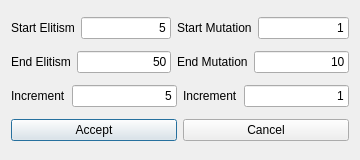
<?xml version="1.0" encoding="UTF-8"?>
<ui version="4.0">
 <class>GeneticTestDialog</class>
 <widget class="QDialog" name="GeneticTestDialog">
  <property name="geometry">
   <rect>
    <x>0</x>
    <y>0</y>
    <width>360</width>
    <height>160</height>
   </rect>
  </property>
  <property name="windowTitle">
   <string>RLP - Test Genetic Algorithm</string>
  </property>
  <layout class="QVBoxLayout" name="verticalLayout">
   <item>
    <layout class="QHBoxLayout" name="horizontalLayout">
     <item>
      <widget class="QLabel" name="label">
       <property name="text">
        <string>Start Elitism</string>
       </property>
      </widget>
     </item>
     <item>
      <widget class="QLineEdit" name="lineEditStartElitism">
       <property name="text">
        <string>5</string>
       </property>
       <property name="alignment">
        <set>Qt::AlignRight|Qt::AlignTrailing|Qt::AlignVCenter</set>
       </property>
      </widget>
     </item>
     <item>
      <widget class="QLabel" name="label_4">
       <property name="text">
        <string>Start Mutation</string>
       </property>
      </widget>
     </item>
     <item>
      <widget class="QLineEdit" name="lineEditStartMutation">
       <property name="text">
        <string>1</string>
       </property>
       <property name="alignment">
        <set>Qt::AlignRight|Qt::AlignTrailing|Qt::AlignVCenter</set>
       </property>
      </widget>
     </item>
    </layout>
   </item>
   <item>
    <layout class="QHBoxLayout" name="horizontalLayout_2">
     <item>
      <widget class="QLabel" name="label_2">
       <property name="text">
        <string>End Elitism</string>
       </property>
      </widget>
     </item>
     <item>
      <widget class="QLineEdit" name="lineEditEndElitism">
       <property name="text">
        <string>50</string>
       </property>
       <property name="alignment">
        <set>Qt::AlignRight|Qt::AlignTrailing|Qt::AlignVCenter</set>
       </property>
      </widget>
     </item>
     <item>
      <widget class="QLabel" name="label_5">
       <property name="text">
        <string>End Mutation</string>
       </property>
      </widget>
     </item>
     <item>
      <widget class="QLineEdit" name="lineEditEndMutation">
       <property name="text">
        <string>10</string>
       </property>
       <property name="alignment">
        <set>Qt::AlignRight|Qt::AlignTrailing|Qt::AlignVCenter</set>
       </property>
      </widget>
     </item>
    </layout>
   </item>
   <item>
    <layout class="QHBoxLayout" name="horizontalLayout_3">
     <item>
      <widget class="QLabel" name="label_3">
       <property name="text">
        <string>Increment</string>
       </property>
      </widget>
     </item>
     <item>
      <widget class="QLineEdit" name="lineEditIncrementElitism">
       <property name="text">
        <string>5</string>
       </property>
       <property name="alignment">
        <set>Qt::AlignRight|Qt::AlignTrailing|Qt::AlignVCenter</set>
       </property>
      </widget>
     </item>
     <item>
      <widget class="QLabel" name="label_6">
       <property name="text">
        <string>Increment</string>
       </property>
      </widget>
     </item>
     <item>
      <widget class="QLineEdit" name="lineEditIncrementMutation">
       <property name="text">
        <string>1</string>
       </property>
       <property name="alignment">
        <set>Qt::AlignRight|Qt::AlignTrailing|Qt::AlignVCenter</set>
       </property>
      </widget>
     </item>
    </layout>
   </item>
   <item>
    <layout class="QHBoxLayout" name="horizontalLayout_4">
     <item>
      <widget class="QPushButton" name="pushButtonAccept">
       <property name="text">
        <string>Accept</string>
       </property>
      </widget>
     </item>
     <item>
      <widget class="QPushButton" name="pushButtonCancel">
       <property name="text">
        <string>Cancel</string>
       </property>
      </widget>
     </item>
    </layout>
   </item>
  </layout>
 </widget>
 <resources/>
 <connections/>
</ui>
